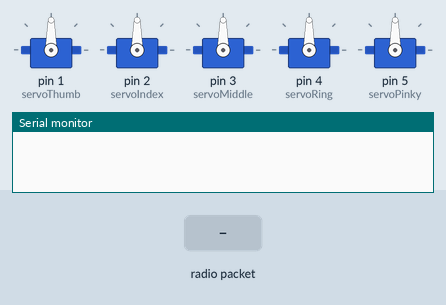
This sketch was run on a simulated Arduino Uno, built with avr-gcc and run on an emulated ATmega328P. Parts: 5 × servo, the last lines printed to the serial monitor. The inputs (shaded band) are chosen by the test bench. No radio packets arrive unless stated.

Above: at 1.2 s.
1.3 s: radio packet "1" arrives
At 2.2 s:
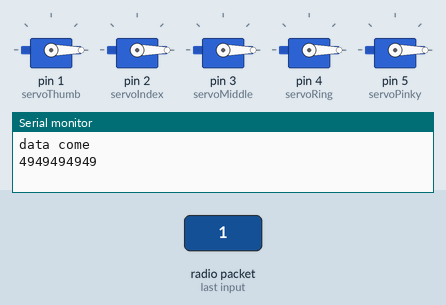
Timing chart, 0 to 4.3 s (numbered marks = the images above; inputs shaded):
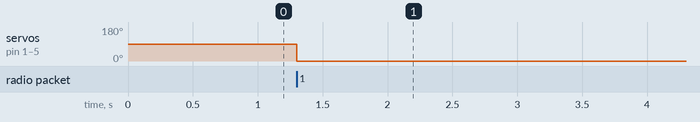

Measured:
- after the input at 1.3 s, servo on pin 1 (servoThumb), servo on pin 2 (servoIndex), servo on pin 3 (servoMiddle), servo on pin 4 (servoRing), servo on pin 5 (servoPinky): 90° → 0° at once

The sketch:

receiver_end_teleoperation_hand.ino
```cpp
#include <Servo.h>
#include <SPI.h>
#include <RF24.h>
#define numOfValsRec 5
#define digitsPerValRec 1

Servo servoThumb;
Servo servoIndex;
Servo servoMiddle;
Servo servoRing;
Servo servoPinky;

RF24 radio(9, 8);
const byte address [6] = "00001"; //either add radio address here or in pipe

//const uint64_t pipe = 0xE8E8F0F0E1LL;

struct Data_Package {
byte servoThumb;
byte servoIndex;
byte servoMiddle;
byte servoRing;
byte servoPinky;
};

void setup() {
Serial.begin(19200);
servoThumb.attach(1);
servoIndex.attach(2);
servoMiddle.attach(3);
servoRing.attach(4);
servoPinky.attach(5);

radio.begin();
radio.openReadingPipe(1, address);
radio.startListening();
}
void loop() {
  while(radio.available()){
    Serial.println("data come ");
    int valsRec[5];
    for (int i = 0; i < 5; i = i + 1){
    radio.read(&valsRec[i], sizeof(valsRec[i]));
    Serial.print(valsRec[i]);}
    if (valsRec[0]==1){servoThumb.write(180);}else{servoThumb.write(0);}
    if (valsRec[1]==1){servoIndex.write(180);}else{servoIndex.write(0);}
    if (valsRec[2]==1){servoMiddle.write(180);}else{servoMiddle.write(0);}
    if (valsRec[3]==1){servoRing.write(180);}else{servoRing.write(0);}
    if (valsRec[4]==1){servoPinky.write(180);}else{servoPinky.write(0);}

      }
        }
```
